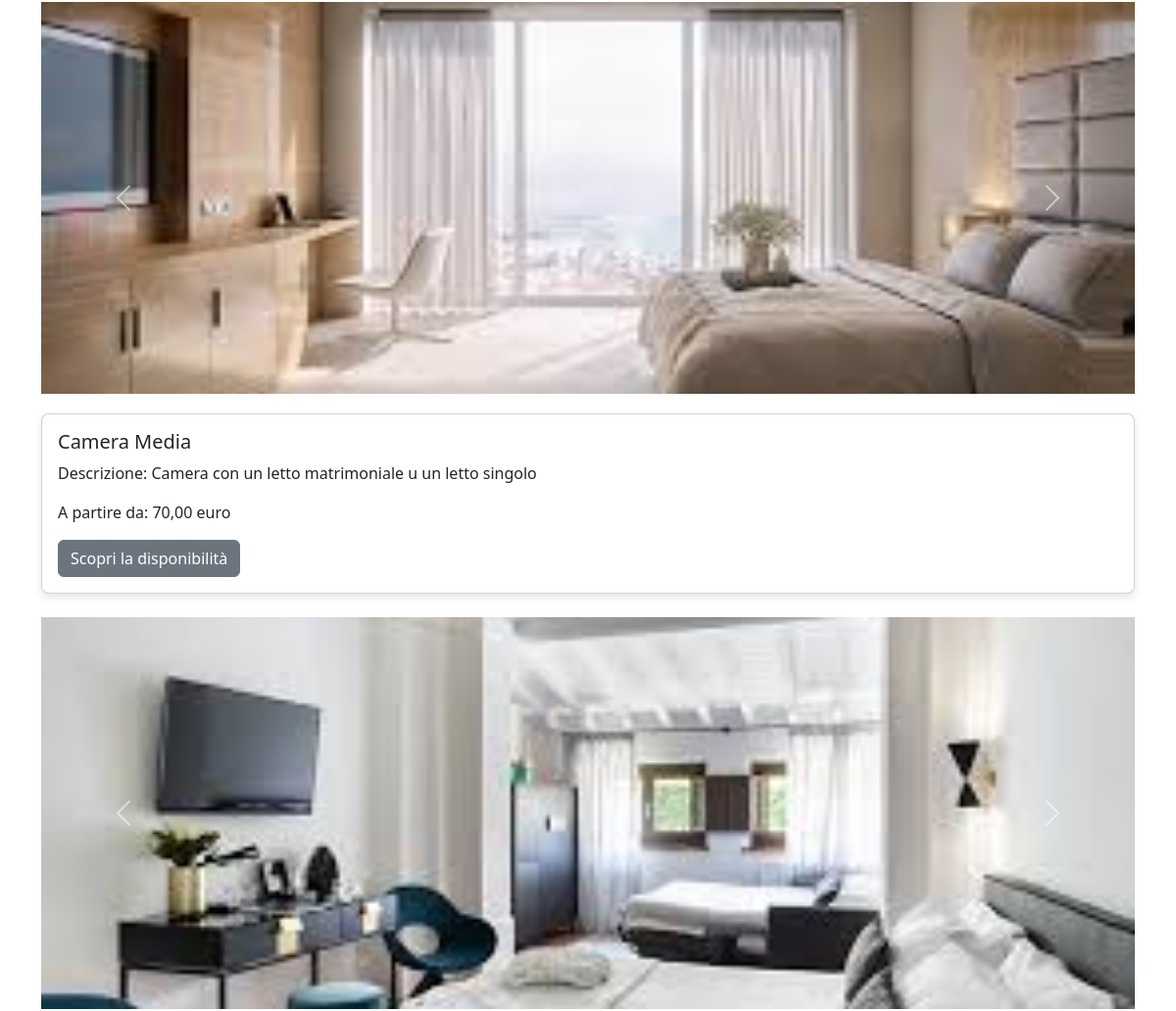
Page /core/camere (middle part) on the earlier database version.
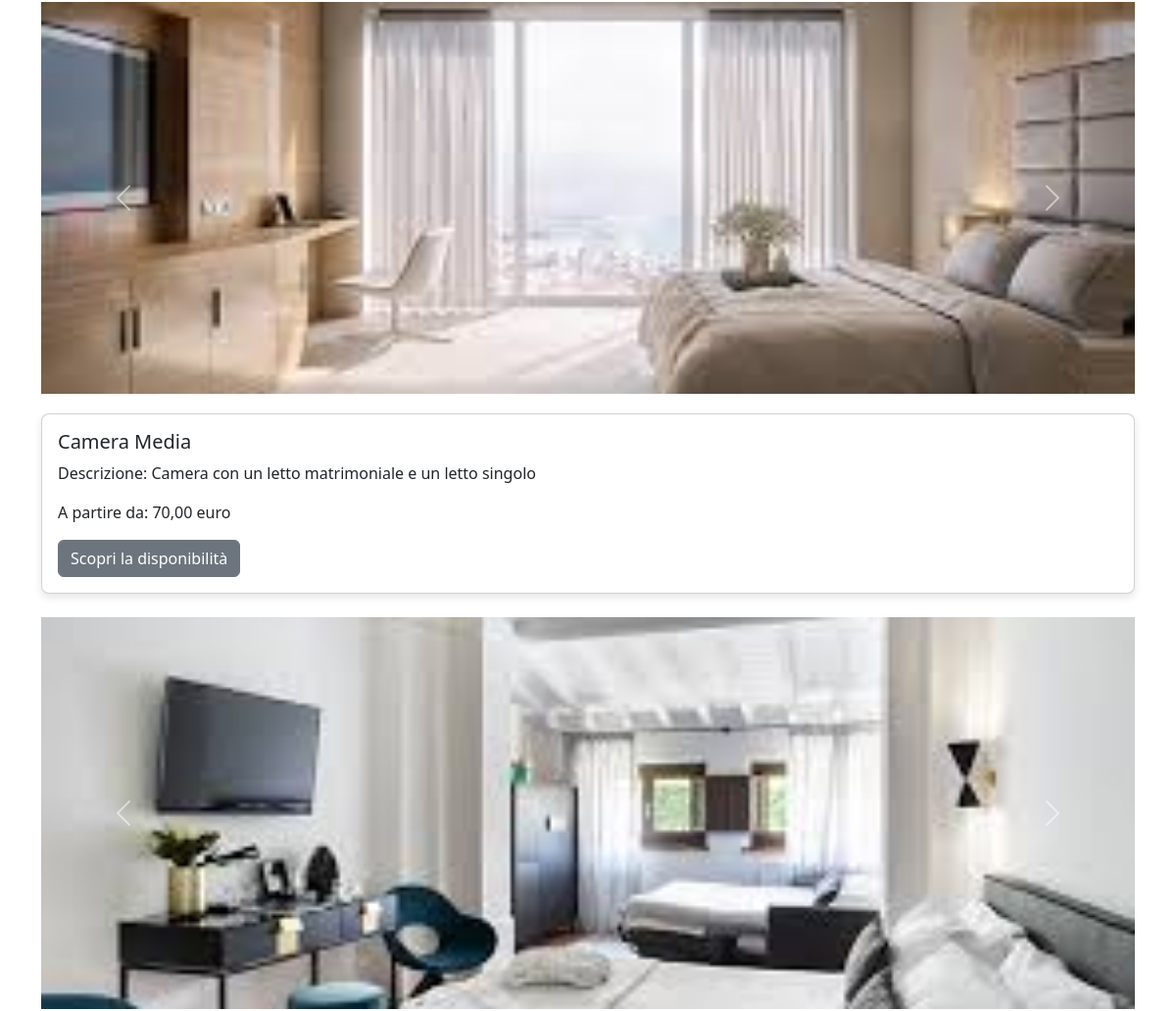
Same page on the later database version.
### core/models.py (models this page shows, shortened)
class Camera(models.Model):
    SMALL = 'small'
    MEDIUM = 'medium'
    LARGE = 'large'
    ROOM_SIZE_CHOICES = [
        (SMALL, 'Piccola'),
        (MEDIUM, 'Media'),
        (LARGE, 'Grande'),
    ]
    tipo = models.CharField(max_length=10, choices=ROOM_SIZE_CHOICES)
    camere_totali = models.IntegerField(default=0)  # Numero totale di camere di questo tipo
    nome = models.CharField(max_length=50)
    numero_posti_letto = models.IntegerField(default=1)
    prezzo_per_notte = models.DecimalField(max_digits=10, decimal_places=2)  # Prezzo per notte
    descrizione = models.TextField(blank=True)
    MY_CONSTANT = "camere/"
    immagine1 = models.ImageField(upload_to= MY_CONSTANT, blank=True, null=True)
    immagine2 = models.ImageField(upload_to= MY_CONSTANT, blank=True, null=True)
    immagine3 = models.ImageField(upload_to= MY_CONSTANT, blank=True, null=True)
    class Meta:
        verbose_name = "Camera"
        verbose_name_plural = "Camere"

### core/views.py (the view)
# urls.py: path('camere', views.camere, name='camere'),
def camere(request):
    camere = Camera.objects.all()
    return render(request, 'core/pagina-camere.html', {'camere': camere})

### core/templates/core/pagina-camere.html (shortened to what this page needs)
<!doctype html>
<html lang="it">
<head>
    <link href="https://cdn.jsdelivr.net/npm/bootstrap@5.3.3/dist/css/bootstrap.min.css" rel="stylesheet">
</head>
<body>
    <div class="container">
        {% for camere in camere %}
        <div id="carouselExampleAutoplaying{{ forloop.counter }}" class="carousel slide mt-4" data-bs-ride="carousel">
            <div class="carousel-inner">
                <div class="carousel-item active">
                    <img src="{{ camere.immagine1.url }}" class="d-block w-100 img-fluid" alt="...">
                </div>
            </div>
            <button class="carousel-control-prev" type="button" data-bs-target="#carouselExampleAutoplaying{{ forloop.counter }}" data-bs-slide="prev">
                <span class="carousel-control-prev-icon" aria-hidden="true"></span>
            </button>
            <button class="carousel-control-next" type="button" data-bs-target="#carouselExampleAutoplaying{{ forloop.counter }}" data-bs-slide="next">
                <span class="carousel-control-next-icon" aria-hidden="true"></span>
            </button>
        </div>
        <div class="card">
            <div class="card-body">
                <h5 class="card-title">{{ camere.nome }}</h5>
                <p class="card-text">Descrizione: {{ camere.descrizione }}</p>
                <p class="card-text">A partire da: {{ camere.prezzo_per_notte }} euro</p>
                <a href="{% url 'search_rooms' %}" class="btn btn-primary">Scopri la disponibilità</a>
            </div>
        </div>
        {% endfor %}
    </div>
</body>
</html>

Differences in the rows shown:
changed Camera "Camera Media": descrizione "Camera con un letto matrimoniale u un letto singolo" → "Camera con un letto matrimoniale e un letto singolo"
